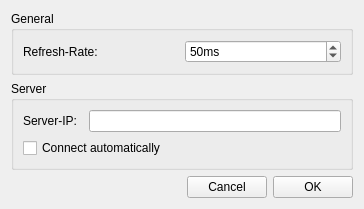
<?xml version="1.0" encoding="UTF-8"?>
<ui version="4.0">
 <class>SettingsWindow</class>
 <widget class="QWidget" name="SettingsWindow">
  <property name="windowModality">
   <enum>Qt::ApplicationModal</enum>
  </property>
  <property name="geometry">
   <rect>
    <x>0</x>
    <y>0</y>
    <width>364</width>
    <height>188</height>
   </rect>
  </property>
  <property name="windowTitle">
   <string>Settings</string>
  </property>
  <property name="windowIcon">
   <iconset resource="Resource.qrc">
    <normaloff>:/icons/icons/main.ico</normaloff>:/icons/icons/main.ico</iconset>
  </property>
  <layout class="QGridLayout" name="gridLayout">
   <item row="0" column="0" colspan="3">
    <widget class="QGroupBox" name="groupBox">
     <property name="title">
      <string>General</string>
     </property>
     <layout class="QGridLayout" name="gridLayout_2">
      <item row="0" column="0">
       <widget class="QLabel" name="label">
        <property name="text">
         <string>Refresh-Rate:</string>
        </property>
       </widget>
      </item>
      <item row="0" column="1">
       <widget class="QSpinBox" name="refreshRateSpinBox">
        <property name="suffix">
         <string>ms</string>
        </property>
        <property name="prefix">
         <string/>
        </property>
        <property name="maximum">
         <number>100000</number>
        </property>
        <property name="value">
         <number>50</number>
        </property>
       </widget>
      </item>
     </layout>
    </widget>
   </item>
   <item row="2" column="0">
    <spacer name="verticalSpacer">
     <property name="orientation">
      <enum>Qt::Vertical</enum>
     </property>
     <property name="sizeHint" stdset="0">
      <size>
       <width>20</width>
       <height>40</height>
      </size>
     </property>
    </spacer>
   </item>
   <item row="3" column="1">
    <widget class="QPushButton" name="cancelButton">
     <property name="text">
      <string>Cancel</string>
     </property>
    </widget>
   </item>
   <item row="3" column="2">
    <widget class="QPushButton" name="okButton">
     <property name="text">
      <string>OK</string>
     </property>
    </widget>
   </item>
   <item row="3" column="0">
    <spacer name="horizontalSpacer">
     <property name="orientation">
      <enum>Qt::Horizontal</enum>
     </property>
     <property name="sizeHint" stdset="0">
      <size>
       <width>40</width>
       <height>20</height>
      </size>
     </property>
    </spacer>
   </item>
   <item row="1" column="0" colspan="3">
    <widget class="QGroupBox" name="groupBox_2">
     <property name="title">
      <string>Server</string>
     </property>
     <layout class="QGridLayout" name="gridLayout_3">
      <item row="1" column="0">
       <widget class="QLabel" name="label_2">
        <property name="text">
         <string>Server-IP:</string>
        </property>
       </widget>
      </item>
      <item row="1" column="2">
       <widget class="QLineEdit" name="serverIPLineEdit"/>
      </item>
      <item row="2" column="0" colspan="3">
       <widget class="QCheckBox" name="connectAutomaticallyCheckBox">
        <property name="text">
         <string>Connect automatically</string>
        </property>
       </widget>
      </item>
     </layout>
    </widget>
   </item>
  </layout>
 </widget>
 <resources>
  <include location="Resource.qrc"/>
 </resources>
 <connections/>
</ui>
